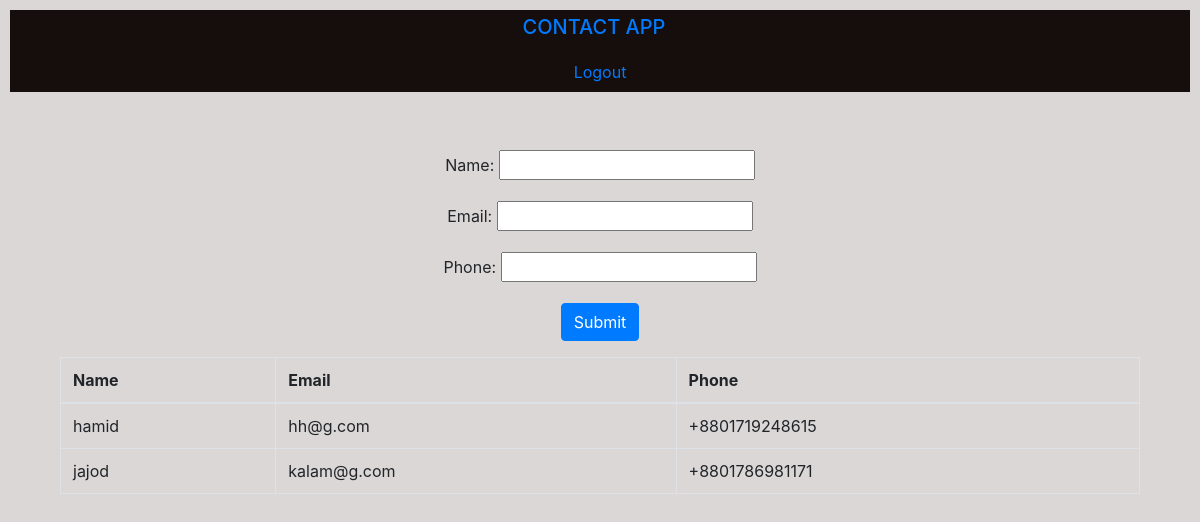
The app's page / (signed in), older data.
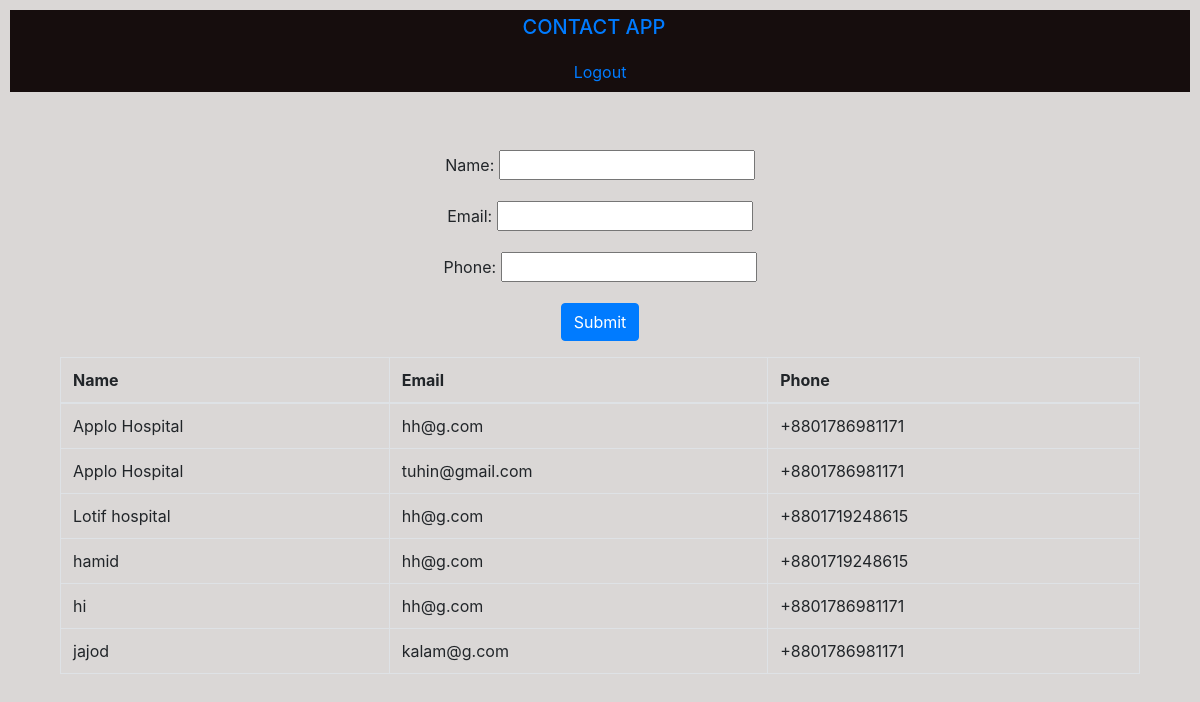
The same page, newer data.
### contacts/models.py (models this page shows, shortened)
class Person(models.Model):
    name = models.CharField(max_length=20)
    email = models.EmailField(max_length=250)
    phone = PhoneNumberField()

### contacts/views.py (the view)
# urls.py: path('', views.contact_list, name='contact_list'),
def contact_list(request):
    if request.method == 'POST':
        form = PersonForm(request.POST)
        if form.is_valid():
            form.save()
            return redirect('/')
    else:
        form = PersonForm()
    persons = Person.objects.all().order_by('name')
    return render(request, 'contact/contact_list.html', {'persons': persons,  'form': form})

### contacts/forms.py
class PersonForm(forms.ModelForm):
    class Meta:
        model = Person
        fields = ('name', 'email', 'phone')

### contacts/templates/contact/contact_list.html
{% extends 'base.html' %}
{% block content %}
<div class="container">
  {% if user.is_authenticated  %}
  <div>
    <table class="table table-bordered">
      <thead>
        <tr>
          <th>Name</th>
          <th>Email</th>
          <th>Phone</th>
        </tr>
      </thead>
      <tbody>
        {% for person in persons %}
        <tr>
          <td>{{ person.name }}</td>
          <td>{{ person.email }}</td>
          <td>{{ person.phone }}</td>
        </tr>
        {% endfor %}
      </tbody>
    </table>
  </div>
  {% else %}
  <h5>You have to <a href="{% url 'login'  %}">Log in</a> to view other
    applications.</h5>
  {% endif %}
</div>
{% endblock %}

### contacts/templates/base.html (shortened to what this page needs)
<html>
<head>
  <link rel="stylesheet" href="https://stackpath.bootstrapcdn.com/bootstrap/4.2.1/css/bootstrap.min.css"
>
</head>
<body style=" background-color: rgb(218, 215, 214);">
  <div style="text-align: center;background-color: rgb(22, 13, 13);margin: 10px;">
    <h1>
      <a href="/" class="navbar-brand" style="padding-left:4px;"> CONTACT APP</a>
    </h1>
    {% if user.is_authenticated  %}
    <a href="{% url 'logout' %}" class="nav-link ">Logout</a>
    {% endif %}
  </div>
  <br>
  <br>
  <div style="text-align: center;">
    <form method="post">
      <div class="form-group">
        {{ form.as_p }}
      </div>
      <input class="btn btn-primary" type="submit" value="Submit" />
    </form>
  </div>
  <div class="container">
    <div style="text-align: center;">
      {% block content %}
      {% endblock %}
    </div>
  </div>
</body </html>

Row changes from the older to the newer data that the page shows:
added Person: name "Applo Hospital", email "hh@g.com", phone "+8801786981171"
added Person: name "Applo Hospital", email "tuhin@gmail.com", phone "+8801786981171"
added Person: name "Lotif hospital", email "hh@g.com", phone "+8801719248615"
added Person: name "hi", email "hh@g.com", phone "+8801786981171"
